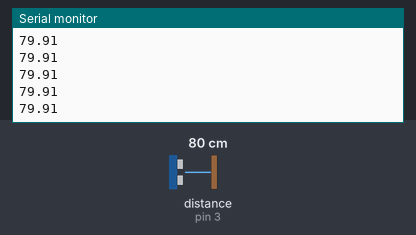
This sketch was run on a simulated Arduino Uno, built with avr-gcc and run on an emulated ATmega328P. Parts: the last lines printed to the serial monitor. Wiring (inferred from the names in the program): ultrasonic range finder: trigger pin 5; echo pin 3. The test bench sets the inputs (shaded band); at power-on: distance to the obstacle (sensor on pin 3) 80 cm. The echo pulse lasts 58.3 µs per cm.

Above: at 1.2 s.
1.3 s: distance to the obstacle (sensor on pin 3) set to 2 cm
At 2.2 s:
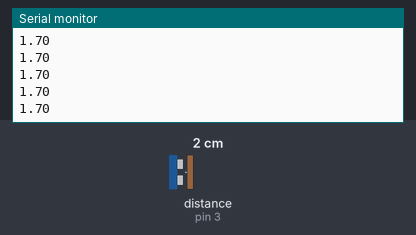
2.8 s: distance to the obstacle (sensor on pin 3) set to 4 cm
At 3.9 s:
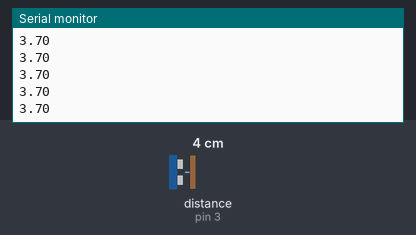
Timing chart, 0 to 5.8 s (numbered marks = the images above; inputs shaded):
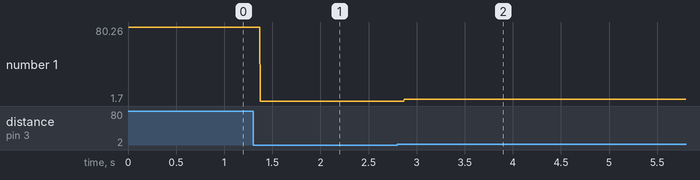

The sketch:

distance_sensor.ino
```cpp
#define trig  5
#define echo  3
long duration;
float dist;
void setup() {
  pinMode(trig, OUTPUT);
  pinMode(echo, INPUT);
  Serial.begin(9600);
}

void loop() {
  digitalWrite(trig, LOW);
  delayMicroseconds(2);
  digitalWrite(trig, HIGH);
  delayMicroseconds(10);
  digitalWrite(trig, LOW);
  duration = pulseIn(echo, HIGH);
  dist = duration * 0.0344 / 2;
  Serial.println(dist);
}
```

Measured:
- after the input at 1.3 s, the serial monitor: prints a new line after 0.07 s (image 1)
- after the input at 2.8 s, the serial monitor: prints a new line after 0.07 s (image 2)
- plotted number 1: 79.91 → 1.7 after the input at 1.3 s, 1.7 → 3.7 after the input at 2.8 s
